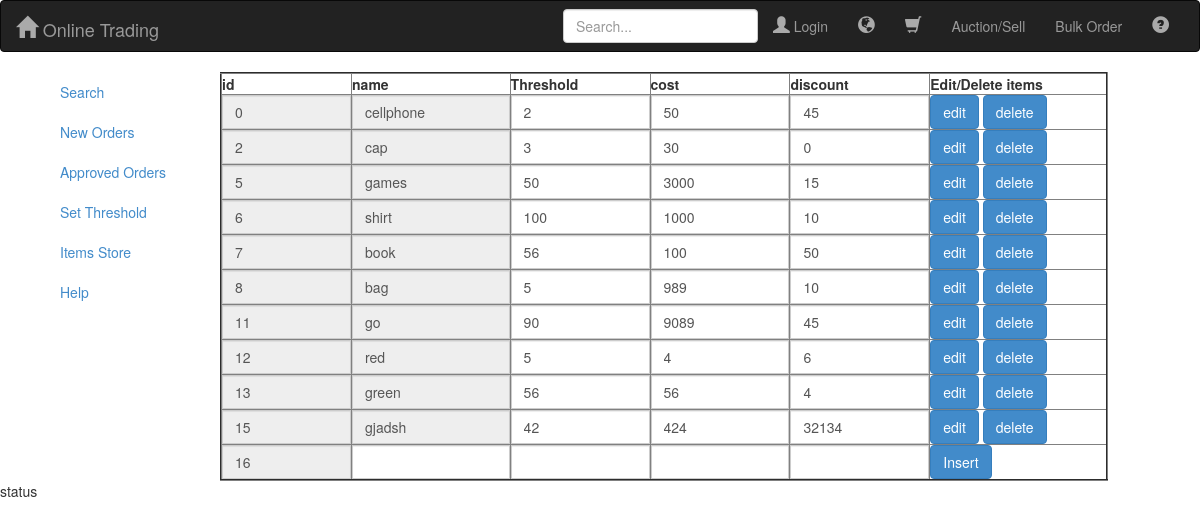
Screenshot of /files/store.php with the database file from the repository.
### files/class.MySQL.php (called while the page is built, shortened)
<?php
class MySQL {
	var $result;
	var $arrayedResult;
	var $hostname;
	var $username;
	var $password;
	var $database;
	var $databaseLink;
	function __construct(){
		$this->database = constant("DBNAME");
		$this->username = constant("USERNAME");
		$this->password = constant("PASS");
		$this->hostname = constant("DB_HOST");
	}
	private function Connect($persistant = false){
		if($persistant){
			$this->databaseLink = mysqli_connect('p:'.$this->hostname, $this->username, $this->password);
		}else{
			$this->databaseLink = mysqli_connect($this->hostname, $this->username, $this->password);
		}
		return true;
	}
	private function UseDB(){
		if(!mysqli_select_db($this->databaseLink,$this->database)){
			$this->lastError = 'Cannot select database: ' . mysqli_error($this->databaseLink);
			return false;
		}else{
			return true;
		}
	}
	function ExecuteSQL($query){
		if($this->result 	= mysqli_query($this->databaseLink,$query)){
			$this->records 	= @mysqli_num_rows($this->result);
			if($this->records > 0){
                         return $this->arrayedResult;
                        }else{
                         return true;
                        }
		}else{
			$this->records=-1;
			$this->lastError = mysqli_error($this->databaseLink);
			return false;
		}
	}
	function Select($from, $where='', $orderBy='', $limit='',$cols='*'){
		$query = "SELECT {$cols} FROM `{$from}` WHERE ";
		if(is_array($where) && $where != ''){
			$where = $this->SecureData($where);
			foreach($where as $key=>$value){
					$query .= $key." "."'".$value."'"." ";
			}
		}else{
			$query = substr($query, 0, -6);
		}
		if($orderBy != ''){
			$query .= ' ORDER BY ' . $orderBy;
		}
		return $this->ExecuteSQL($query);
	}
	function ArrayResults(){
		$this->arrayedResult = array();
		while ($data = mysqli_fetch_assoc($this->result)){
			$this->arrayedResult[] = $data;
		}
		return $this->arrayedResult;
	}
}
?>

### files/store.php (the view, shortened to what this page needs)
<!DOCTYPE html>
<html>
<head>
	<link rel="stylesheet" href="../css/bootstrap.css"  type="text/css"/>
	<link rel="stylesheet" type="text/css" href="../css/smoothness/jquery-ui.css">
</head>
<body>
	<div class="container-fluid">
		<div class="row" role="header">
			<?php include_once "header.php";?>
		</div>
		<div class="container">
				<div class="col-sm-3 col-md-2 sidebar">
	                <ul class="nav nav-sidebar">
		                <li class="active"><a href="#">Search</a></li>
		                <li class="active"><a href="new_orders.php">New Orders</a></li>
		                <li class="active"><a href="approved_orders.php">Approved Orders</a></li>
		                <li class="active"><a href="set_threshold.php">Set Threshold</a></li>
		                <li class="active"><a href="store.php">Items Store</a></li>
		                <li class="active"><a href="#">Help</a></li>
	                </ul>
                </div>
		        <div class="container-fluid">
		             <table width="80%" border="2"id="table1">
		        	<tr >
		        		<th align="center" width="14%">id</th>
		        		<th align="center" width="17%">name</th>
		        		<th align="center"width="15%">Threshold</th>
		        		<th align="center"width="15%">cost</th>
		        		<th align="center"width="15%">discount</th>
		        		<th align="center"width="19%">Edit/Delete items</th>
		        	</tr>
		        	<?php
		        	require_once "class.MySQL.php";
                      $obmysql=new MySQL();
                       $obmysql->Select("vendor's database","","id ASC");
                       $rows=$obmysql->arrayedResult;
                      if($obmysql->records>0)
                      {
   	                      foreach ($rows as $row)
   	                         {
                                   $item_id=$row["id"];
                                   $item_name=$row["name"];
                                   $qty=$row["Threshold"];
                                   $cost=$row["cost"];
                                   $discount=$row["discount"];
                                   ?>
                                 <tr id="<?php echo 'r'.$item_id?>">
								<td align="center">
									<div class="input-group">
 									 <input type="text"  value="<?php echo $item_id ?>" disabled="true" class="form-control" >
								    </div>
							   </td>
	                       		<td align="center">
	                       			<div class="input-group">
 									 <input type="text" id="<?php echo 'n'.$item_id; ?>" value="<?php echo $item_name ?>"disabled="true"class="form-control" >
								    </div>
							    </td>
	                       		<td align="center">
	                       			<div class="input-group">
 									  <input type="text" id="<?php echo 'q'.$item_id; ?>" value="<?php echo $qty ?> "class="form-control" >
								    </div>
							    </td>
	                       		<td align="center">
	                       			<div class="input-group">
 									 <input type="text" id="<?php echo 'c'.$item_id; ?>" value="<?php echo $cost ?>" class="form-control" >
								    </div>
							    </td>
	                       		<td align="center">
	                       			<div class="input-group">
 									  <input  type="text" id="<?php echo 'd'.$item_id; ?>"value="<?php echo $discount ?> "class="form-control" >
							     	</div>
							    </td>
	                       		<td  ><input  class="btn btn-primary"style="display: inline"  align="center" type='button' value='edit' id="<?php echo 'e'.$item_id; ?>">
	                                <input   class="btn btn-primary" style="display: inline"align="center"type='button' value='delete' id="<?php echo 'z'.$item_id; ?>">
	                       		</td>
	                       		</tr>
	                       	   <?php
	                         }
	                   }
	                 else
	                  {
	                  	echo "The query hasn't returned anything!! ";
	                  }
	                  	$item_id++;
		        	?>
		        		 <tr id="<?php echo 'r'.$item_id?>">
								<td align="center">
									<div class="input-group">
 									  <input type="text"disabled="true" value="<?php echo $item_id ?>"class="form-control" >
								    </div>
							   </td>
	                       		<td align="center">
	                       			<div class="input-group">
 									 <input type="text" value=""id="<?php echo 'n'.$item_id; ?>" class="form-control" >
								    </div>
							    </td>
	                       		<td align="center">
	                       			<div class="input-group">
 									  <input type="text" value=""id="<?php echo 'q'.$item_id; ?>" class="form-control" >
								    </div>
							    </td>
	                       		<td align="center">
	                       			<div class="input-group">
 									 <input type="text"value="" id="<?php echo 'c'.$item_id; ?>" class="form-control" >
								    </div>
							    </td>
	                       		<td align="center">
	                       			<div class="input-group">
 									  <input  type="text" value="" id="<?php echo 'd'.$item_id; ?>"class="form-control" >
							     	</div>
							    </td>
	                       		<td  ><input  class="btn btn-primary" align="center" type='button' value='Insert' id="<?php echo 'e'.$item_id; ?>">
	                       		</td>
	                 </tr>
		         </table>
	    		</div>
		</div>
	</div>
<div id='response'><p >status</p></div>
</body>
</html>

### files/header.php (shortened to what this page needs)
<link rel="stylesheet" href="../css/bootstrap.css"  type="text/css"/>
    <link rel="stylesheet" type="text/css" href="../css/smoothness/jquery-ui.css">
<div class="navbar navbar-inverse " role="navigation">
    <div class="container-fluid">
        <div class="navbar-header">
            <a href="index.php" class="navbar-brand custom_icon_link">
                <span class="glyphicon glyphicon-home custom_navbar_icon"></span>
            Online Trading</a>
        </div>
        <div class="navbar-collapse collapse">
            <ul class="nav navbar-nav navbar-right">
                <li>
                    <form class="navbar-form navbar-right" action="search.php" method="get">
                        <input type="text"  class="form-control" placeholder="Search..." id="search_bar"  name="search_bar">
                    </form>
                </li>
                <li>
                    <?php if(isset($_SESSION["authentication"])){?>
                    <a href="myaccount.php" class="custom_icon_link">
                        <span class="glyphicon glyphicon-user custom_navbar_icon"></span>
                    <?php echo $_SESSION["user_nm"];?></a>
                    <?php }else{?>
                    <a href="login.php" class="custom_icon_link">
                        <span class="glyphicon glyphicon-user custom_navbar_icon"></span>
                    Login</a>
                    <?php }?>
                </li>
                <li class="dropdown">
                <a class="dropdown-toggle" class="custom_icon_link" data-toggle="dropdown"  href="#" >
                    <span class="glyphicon glyphicon-globe custom_navbar_icon"></span>
                  ?></span></a>
                  </li>
                <li>
                    <a href="cart_display.php" class="custom_icon_link">
                        <span id="cart_icon" class="glyphicon glyphicon-shopping-cart custom_navbar_icon"></span>
                    </a>
                </li>
                <li><a href="temporary_template.php">Auction/Sell</a></li>
                <li><a href="users_bulk_display.php">Bulk Order</a></li>
                <li>
                    <a href="help.php" class="custom_icon_link">
                        <span class="glyphicon glyphicon-question-sign custom_navbar_icon"></span>
                    </a>
                </li>
            </ul>
        </div>
    </div>
</div>

### files/header.php (style rules this page uses)
.custom_navbar_icon { color:#aaa; font-size: 1.2em; }

### rows the page displays
vendor's database: id "0", name "cellphone", Threshold "2", cost "50"
vendor's database: id "2", name "cap", Threshold "3", cost "30"
vendor's database: id "5", name "games", Threshold "50", cost "3000"
vendor's database: id "6", name "shirt", Threshold "100", cost "1000"
vendor's database: id "7", name "book", Threshold "56", cost "100"
vendor's database: id "8", name "bag", Threshold "5", cost "989"
vendor's database: id "11", name "go", Threshold "90", cost "9089"
vendor's database: id "12", name "red", Threshold "5", cost "4"
vendor's database: id "13", name "green", Threshold "56", cost "56"
vendor's database: id "15", name "gjadsh", Threshold "42", cost "424"
